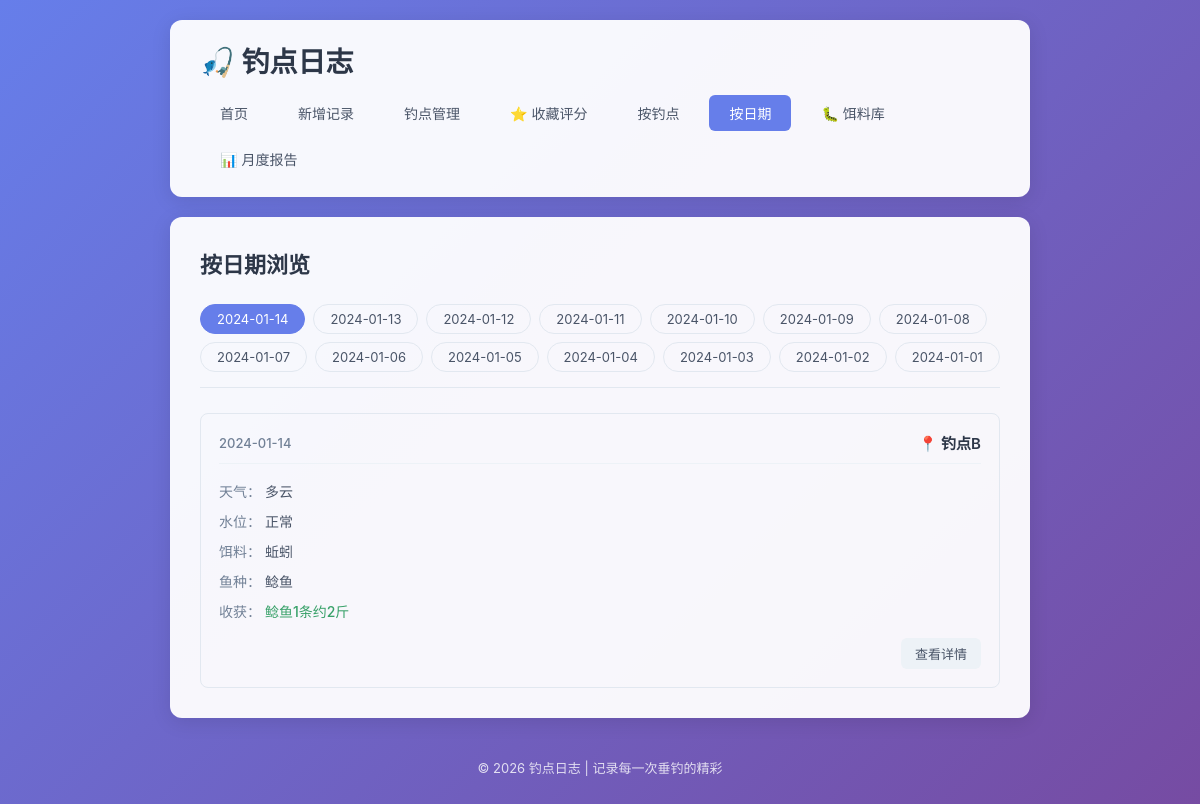
Page /by-date on the earlier database version.
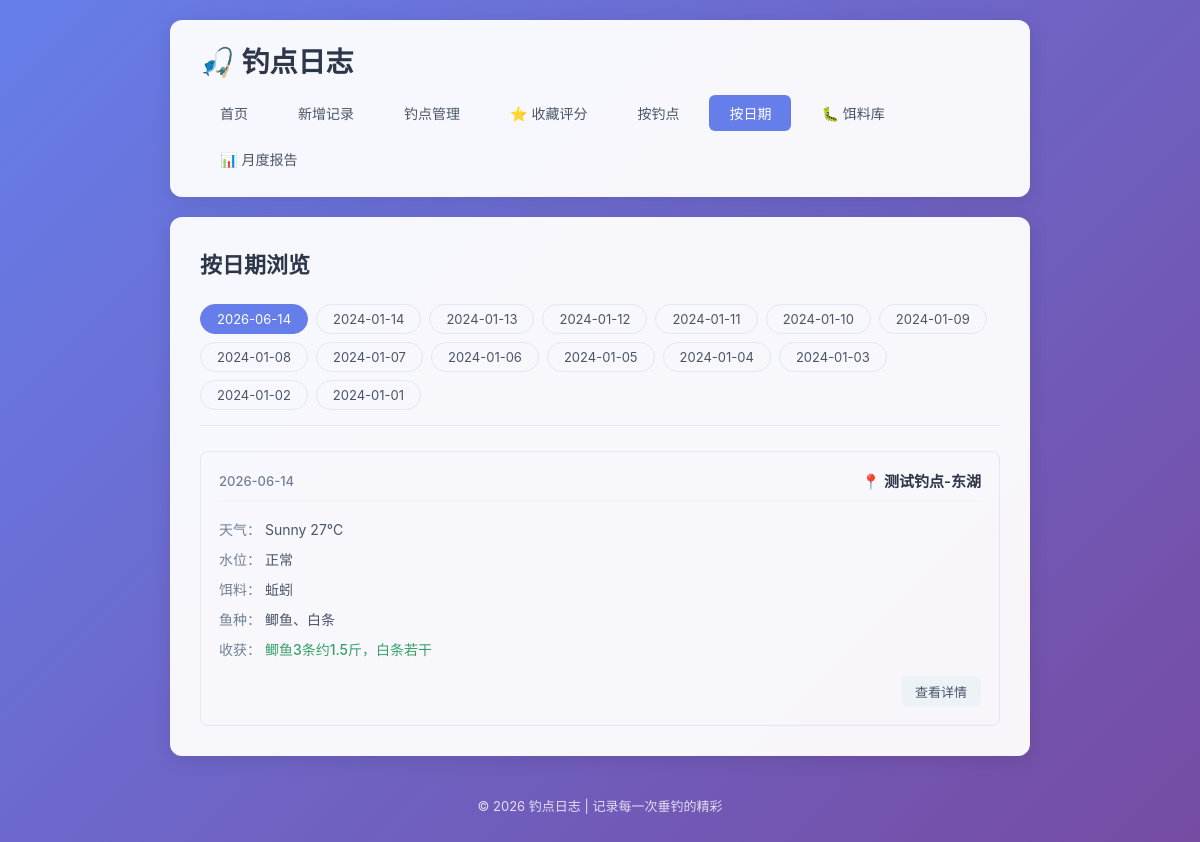
Same page on the later database version.
### tables this page shows
CREATE TABLE fishing_logs (
            id INTEGER PRIMARY KEY AUTOINCREMENT,
            spot TEXT NOT NULL,
            weather TEXT NOT NULL,
            water_level TEXT NOT NULL,
            bait TEXT NOT NULL,
            fish_species TEXT NOT NULL,
            harvest TEXT NOT NULL,
            next_strategy TEXT,
            created_at DATE NOT NULL
        , temperature TEXT, humidity TEXT, wind TEXT);

### app.py (the view)
@app.route('/by-date')
def by_date():
    conn = get_db()
    dates = conn.execute(
        'SELECT DISTINCT created_at FROM fishing_logs ORDER BY created_at DESC'
    ).fetchall()
    date_list = [row['created_at'] for row in dates]
    selected_date = request.args.get('date', date_list[0] if date_list else None)
    logs = []
    if selected_date:
        logs = conn.execute(
            'SELECT * FROM fishing_logs WHERE created_at = ? ORDER BY id DESC',
            (selected_date,)
        ).fetchall()
    conn.close()
    return render_template('by_date.html', date_list=date_list, selected_date=selected_date, logs=logs)

### app.py (called while the page is built)
def get_db():
    conn = sqlite3.connect(DB_PATH)
    conn.row_factory = sqlite3.Row
    return conn

### templates/by_date.html (shortened to what this page needs)
{% extends 'base.html' %}
{% block content %}
    <div class="page-header">
        <h2>按日期浏览</h2>
    </div>
    {% if date_list %}
        <div class="filter-bar">
            {% for date in date_list %}
                <a href="{{ url_for('by_date', date=date) }}"
                   class="filter-btn {% if date == selected_date %}active{% endif %}">
                    {{ date }}
                </a>
            {% endfor %}
        </div>
        {% if logs %}
            <div class="log-list">
                {% for log in logs %}
                    <div class="log-card">
                        <div class="log-header">
                            <span class="log-date">{{ log['created_at'] }}</span>
                            <span class="log-spot">📍 {{ log['spot'] }}</span>
                        </div>
                        <div class="log-body">
                            <div class="log-row">
                                <span class="label">天气：</span>
                                <span>{{ log['weather'] }}</span>
                            </div>
                            <div class="log-row">
                                <span class="label">水位：</span>
                                <span>{{ log['water_level'] }}</span>
                            </div>
                            <div class="log-row">
                                <span class="label">饵料：</span>
                                <span>{{ log['bait'] }}</span>
                            </div>
                            <div class="log-row">
                                <span class="label">鱼种：</span>
                                <span>{{ log['fish_species'] }}</span>
                            </div>
                            <div class="log-row">
                                <span class="label">收获：</span>
                                <span class="harvest">{{ log['harvest'] }}</span>
                            </div>
                        </div>
                        <div class="log-footer">
                            <a href="{{ url_for('log_detail', log_id=log['id']) }}" class="btn btn-small">查看详情</a>
                        </div>
                    </div>
                {% endfor %}
            </div>
        {% else %}
            <div class="empty-state">
                <p>该日期暂无记录</p>
            </div>
        {% endif %}
    {% else %}
        <div class="empty-state">
            <p>还没有任何日期记录</p>
            <a href="{{ url_for('add_log') }}" class="btn btn-primary">+ 新增记录</a>
        </div>
    {% endif %}
{% endblock %}

### templates/base.html (shortened to what this page needs)
<!DOCTYPE html>
<html lang="zh-CN">
<head>
    <link rel="stylesheet" href="{{ url_for('static', filename='style.css') }}">
</head>
<body>
    <div class="container">
        <header>
            <h1>🎣 钓点日志</h1>
            <nav>
                <a href="{{ url_for('index') }}" class="{% if request.endpoint == 'index' %}active{% endif %}">首页</a>
                <a href="{{ url_for('add_log') }}" class="{% if request.endpoint == 'add_log' %}active{% endif %}">新增记录</a>
                <a href="{{ url_for('spots_list') }}" class="{% if request.endpoint in ['spots_list', 'spot_detail', 'add_spot', 'edit_spot'] %}active{% endif %}">钓点管理</a>
                <a href="{{ url_for('spots_list', filter='favorite') }}" class="{% if request.endpoint == 'spots_list' and request.args.get('filter') == 'favorite' %}active{% endif %}">⭐ 收藏评分</a>
                <a href="{{ url_for('by_spot') }}" class="{% if request.endpoint == 'by_spot' %}active{% endif %}">按钓点</a>
                <a href="{{ url_for('by_date') }}" class="{% if request.endpoint == 'by_date' %}active{% endif %}">按日期</a>
                <a href="{{ url_for('baits_list') }}" class="{% if request.endpoint in ['baits_list', 'add_bait', 'edit_bait'] %}active{% endif %}">🐛 饵料库</a>
                <a href="{{ url_for('monthly_report') }}" class="{% if request.endpoint == 'monthly_report' %}active{% endif %}">📊 月度报告</a>
            </nav>
        </header>
        <main>
            {% block content %}{% endblock %}
        </main>
        <footer>
            <p>© 2026 钓点日志 | 记录每一次垂钓的精彩</p>
        </footer>
    </div>
</body>
</html>

### static/style.css (style rules this page uses)
* { margin: 0; padding: 0; box-sizing: border-box; }
body { font-family: -apple-system, BlinkMacSystemFont, 'Segoe UI', 'PingFang SC', 'Microsoft YaHei', sans-serif; background: linear-gradient(135deg, #667eea 0%, #764ba2 100%); min-height: 100vh; color: #333; }
.container { max-width: 900px; margin: 0 auto; padding: 20px; min-height: 100vh; display: flex; flex-direction: column; }
header { background: rgba(255, 255, 255, 0.95); border-radius: 12px; padding: 20px 30px; margin-bottom: 20px; box-shadow: 0 4px 20px rgba(0, 0, 0, 0.1); }
header h1 { font-size: 28px; color: #2d3748; margin-bottom: 15px; }
nav { display: flex; gap: 10px; flex-wrap: wrap; }
nav a { padding: 8px 20px; text-decoration: none; color: #4a5568; border-radius: 6px; transition: all 0.2s ease; font-size: 14px; }
nav a.active { background: #667eea; color: white; }
main { flex: 1; background: rgba(255, 255, 255, 0.95); border-radius: 12px; padding: 30px; box-shadow: 0 4px 20px rgba(0, 0, 0, 0.1); }
.page-header { display: flex; justify-content: space-between; align-items: center; margin-bottom: 25px; flex-wrap: wrap; gap: 15px; }
.page-header h2 { color: #2d3748; font-size: 22px; }
.btn { display: inline-block; padding: 10px 20px; border: none; border-radius: 6px; text-decoration: none; font-size: 14px; cursor: pointer; transition: all 0.2s ease; font-family: inherit; }
.btn-small { padding: 6px 14px; font-size: 13px; background: #edf2f7; color: #4a5568; }
.log-list { display: grid; gap: 15px; }
.log-card { border: 1px solid #e2e8f0; border-radius: 8px; padding: 18px; transition: all 0.2s ease; }
.log-header { display: flex; justify-content: space-between; align-items: center; margin-bottom: 12px; padding-bottom: 10px; border-bottom: 1px solid #edf2f7; }
.log-date { font-size: 13px; color: #718096; font-weight: 500; }
.log-spot { font-size: 15px; font-weight: 600; color: #2d3748; }
.log-body { margin-bottom: 12px; }
.log-row { padding: 5px 0; font-size: 14px; color: #4a5568; }
.log-row .label { font-weight: 500; color: #718096; }
.log-row .harvest { color: #38a169; font-weight: 500; }
.log-footer { text-align: right; }
.filter-bar { display: flex; gap: 8px; margin-bottom: 25px; flex-wrap: wrap; padding-bottom: 15px; border-bottom: 1px solid #e2e8f0; }
.filter-btn { padding: 6px 16px; border: 1px solid #e2e8f0; border-radius: 20px; text-decoration: none; font-size: 13px; color: #4a5568; transition: all 0.2s ease; }
.filter-btn.active { background: #667eea; color: white; border-color: #667eea; }
footer { text-align: center; padding: 20px; color: rgba(255, 255, 255, 0.8); font-size: 13px; margin-top: 20px; }

Differences in the rows shown:
no longer on this page (row unchanged): fishing_logs: created_at "2024-01-14", spot "钓点B", weather "多云", water_level "正常", bait "蚯蚓", fish_species "鲶鱼", harvest "鲶鱼1条约2斤"
added fishing_logs: created_at "2026-06-14", spot "测试钓点-东湖", weather "Sunny 27℃", water_level "正常", bait "蚯蚓", fish_species "鲫鱼、白条", harvest "鲫鱼3条约1.5斤，白条若干"
Other differences:
new list line: "2026-06-14"
